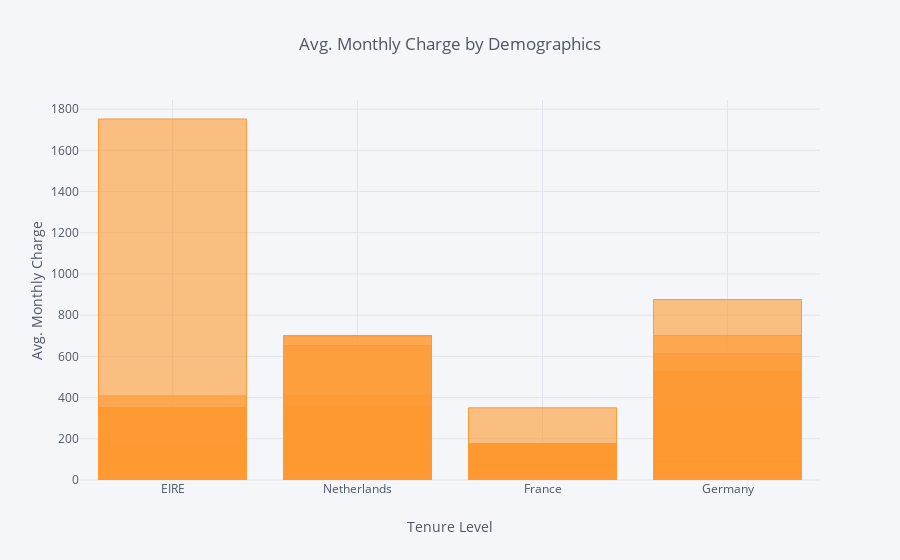

The notebook cell saved with this chart:
### Markdown cell above
## 5. Create an interactive side-by-side bar chart showing the revenue by country listed below (bars) for each of the products listed below.

### Code cell
product_list = ['JUMBO BAG RED RETROSPOT', 
                'CREAM HANGING HEART T-LIGHT HOLDER',
                'REGENCY CAKESTAND 3 TIER']

country_list = ['EIRE', 'Germany', 'France', 'Netherlands']

report_5 = data[(data.Country.isin(country_list)) & data.Description.isin(product_list)]
report_5 = report_5.loc[:,['Description', 'Revenue', 'Country']]
report_5
report_5.iplot(kind='bar', x='Country', y='Revenue', barmode='overlay', xTitle='Tenure Level', 
            yTitle='Avg. Monthly Charge', title='Avg. Monthly Charge by Demographics')

### Figure 1 — Plotly figure (JSON) as saved in the notebook; plotly's stock layout.template omitted (floating-point values rounded to 4 significant figures; data arrays with more than 128 entries replaced by an {"elided": "..."} marker saying what was removed)
{"data": [{"marker": {"color": "rgba(255, 153, 51, 0.6)", "line": {"color": "rgba(255, 153, 51, 1.0)", "width": 1}}, "name": "Revenue", "orientation": "v", "text": "", "type": "bar", "uid": "e13b5a20-846b-45fc-87fe-da950c960529", "x": {"elided": "338 str values"}, "y": {"elided": "338 float values"}}], "layout": {"barmode": "overlay", "legend": {"bgcolor": "#F5F6F9", "font": {"color": "#4D5663"}}, "paper_bgcolor": "#F5F6F9", "plot_bgcolor": "#F5F6F9", "title": {"font": {"color": "#4D5663"}, "text": "Avg. Monthly Charge by Demographics"}, "xaxis": {"gridcolor": "#E1E5ED", "showgrid": true, "tickfont": {"color": "#4D5663"}, "title": {"font": {"color": "#4D5663"}, "text": "Tenure Level"}, "zerolinecolor": "#E1E5ED"}, "yaxis": {"gridcolor": "#E1E5ED", "showgrid": true, "tickfont": {"color": "#4D5663"}, "title": {"font": {"color": "#4D5663"}, "text": "Avg. Monthly Charge"}, "zerolinecolor": "#E1E5ED"}}}
